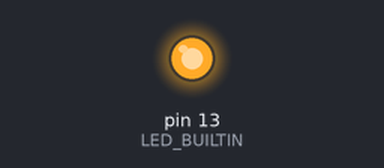
The sketch below on a simulated Arduino Uno, built with avr-gcc and run on an emulated ATmega328P. Parts: output pins drawn as LEDs (lit = HIGH).

Above: at 0.15 s.
At 26.7 s:
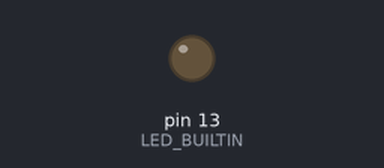
Timing chart, 0 to 27.7 s (numbered marks = the images above):
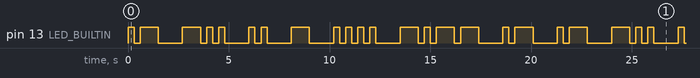

Measured:
- by itself, pin 13 (LED_BUILTIN): moves between LOW and HIGH, repeating every 21.3 s
- by itself, everything shown: repeats every 21.3 s, in 36 steps

The sketch:

SIT210_TASK1.1P.ino
```cpp
 const char* morseCode[] = {
  ".-",     // A
  "-...",   // B
  "-.-.",   // C
  "-..",    // D
  ".",      // E
  "..-.",   // F
  "--.",    // G
  "....",   // H
  "..",     // I
  ".---",   // J
  "-.-",    // K
  ".-..",   // L
  "--",     // M
  "-.",     // N
  "---",    // O
  ".--.",   // P
  "--.-",   // Q
  ".-.",    // R
  "...",    // S
  "-",      // T
  "..-",    // U
  "...-",   // V
  ".--",    // W
  "-..-",   // X
  "-.--",   // Y
  "--..",   // Z
  " "       // Space
};

const int dotDelay = 300;
const int dashDelay = 900;


void blinkDot() {
  digitalWrite(LED_BUILTIN, HIGH); // led on
  delay(dotDelay); //led on duration
  digitalWrite(LED_BUILTIN, LOW); //led off
  delay(dotDelay);

}

void blinkDash() {
  digitalWrite(LED_BUILTIN, HIGH); // led on
  delay(dashDelay); //led on duration
  digitalWrite(LED_BUILTIN, LOW); //led off
  delay(dotDelay);
}


void setup() {

  pinMode(LED_BUILTIN, OUTPUT);
}

void loop() {

  const char* name = "ADITHYA";

  for(int i=0; name[i] != '\0' ; i++){
    char letter= name[i];
    if(letter>='A' && letter <='Z'){
      const char* morse = morseCode[letter-'A'];
      for(int j= 0; morse[j] != '\0'; j++){
        if (morse[j] == '.'){
          blinkDot();
        }else if (morse[j] == '-') {
          blinkDash();
        }

      }delay(dotDelay*3);


    }
  }
}

 
```
